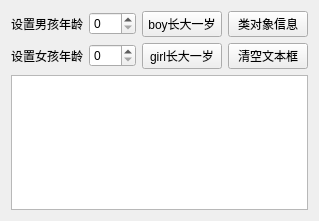
<?xml version="1.0" encoding="UTF-8"?>
<ui version="4.0">
 <class>Widget</class>
 <widget class="QWidget" name="Widget">
  <property name="geometry">
   <rect>
    <x>0</x>
    <y>0</y>
    <width>319</width>
    <height>221</height>
   </rect>
  </property>
  <property name="windowTitle">
   <string>Widget</string>
  </property>
  <layout class="QGridLayout" name="gridLayout_2">
   <item row="0" column="0">
    <layout class="QGridLayout" name="gridLayout">
     <item row="0" column="0">
      <widget class="QLabel" name="labBoyAge">
       <property name="text">
        <string>设置男孩年龄</string>
       </property>
      </widget>
     </item>
     <item row="0" column="1">
      <widget class="QSpinBox" name="sBoxBoyAge"/>
     </item>
     <item row="0" column="2">
      <widget class="QPushButton" name="pushBtnIncBoyAge">
       <property name="text">
        <string>boy长大一岁</string>
       </property>
      </widget>
     </item>
     <item row="0" column="3">
      <widget class="QPushButton" name="pushBtnClassInfo">
       <property name="text">
        <string>类对象信息</string>
       </property>
      </widget>
     </item>
     <item row="1" column="0">
      <widget class="QLabel" name="labGirlAge">
       <property name="text">
        <string>设置女孩年龄</string>
       </property>
      </widget>
     </item>
     <item row="1" column="1">
      <widget class="QSpinBox" name="sBoxGirlAge"/>
     </item>
     <item row="1" column="2">
      <widget class="QPushButton" name="pushBtnIncGirlAge">
       <property name="text">
        <string>girl长大一岁</string>
       </property>
      </widget>
     </item>
     <item row="1" column="3">
      <widget class="QPushButton" name="pushBtnClear">
       <property name="text">
        <string>清空文本框</string>
       </property>
      </widget>
     </item>
    </layout>
   </item>
   <item row="1" column="0">
    <widget class="QPlainTextEdit" name="txtEdit"/>
   </item>
  </layout>
 </widget>
 <resources/>
 <connections>
  <connection>
   <sender>pushBtnClear</sender>
   <signal>clicked()</signal>
   <receiver>txtEdit</receiver>
   <slot>clear()</slot>
   <hints>
    <hint type="sourcelabel">
     <x>271</x>
     <y>50</y>
    </hint>
    <hint type="destinationlabel">
     <x>159</x>
     <y>140</y>
    </hint>
   </hints>
  </connection>
 </connections>
</ui>
